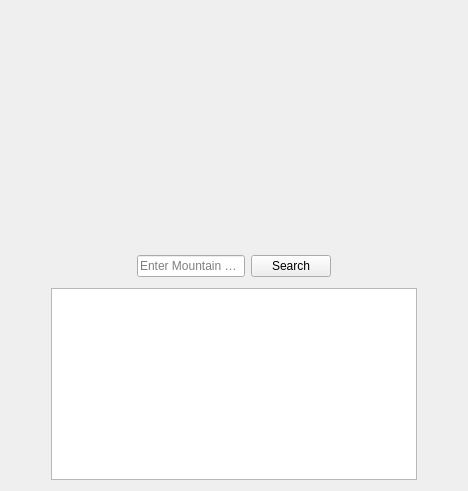
      <widget class="QWidget" name="mountain_search">
       <layout class="QGridLayout" name="gridLayout_8">
        <item row="3" column="1" colspan="4">
         <widget class="QTableWidget" name="tableWidget_3">
          <property name="enabled">
           <bool>true</bool>
          </property>
         </widget>
        </item>
        <item row="3" column="0">
         <spacer name="horizontalSpacer_23">
          <property name="orientation">
           <enum>Qt::Horizontal</enum>
          </property>
          <property name="sizeType">
           <enum>QSizePolicy::Expanding</enum>
          </property>
          <property name="sizeHint" stdset="0">
           <size>
            <width>40</width>
            <height>20</height>
           </size>
          </property>
         </spacer>
        </item>
        <item row="1" column="4">
         <spacer name="horizontalSpacer_22">
          <property name="orientation">
           <enum>Qt::Horizontal</enum>
          </property>
          <property name="sizeHint" stdset="0">
           <size>
            <width>80</width>
            <height>20</height>
           </size>
          </property>
         </spacer>
        </item>
        <item row="3" column="5">
         <spacer name="horizontalSpacer_25">
          <property name="orientation">
           <enum>Qt::Horizontal</enum>
          </property>
          <property name="sizeType">
           <enum>QSizePolicy::Expanding</enum>
          </property>
          <property name="sizeHint" stdset="0">
           <size>
            <width>40</width>
            <height>20</height>
           </size>
          </property>
         </spacer>
        </item>
        <item row="1" column="3">
         <widget class="QPushButton" name="pushButton_22">
          <property name="text">
           <string>Search</string>
          </property>
         </widget>
        </item>
        <item row="1" column="2">
         <widget class="QLineEdit" name="lineEdit_8">
          <property name="text">
           <string/>
          </property>
          <property name="placeholderText">
           <string>Enter Mountain Name</string>
          </property>
         </widget>
        </item>
        <item row="0" column="2">
         <spacer name="verticalSpacer_11">
          <property name="orientation">
           <enum>Qt::Vertical</enum>
          </property>
          <property name="sizeHint" stdset="0">
           <size>
            <width>20</width>
            <height>244</height>
           </size>
          </property>
         </spacer>
        </item>
        <item row="1" column="1">
         <spacer name="horizontalSpacer_24">
          <property name="orientation">
           <enum>Qt::Horizontal</enum>
          </property>
          <property name="sizeHint" stdset="0">
           <size>
            <width>80</width>
            <height>20</height>
           </size>
          </property>
         </spacer>
        </item>
        <item row="2" column="2" colspan="2">
         <spacer name="verticalSpacer_17">
          <property name="orientation">
           <enum>Qt::Vertical</enum>
          </property>
          <property name="sizeType">
           <enum>QSizePolicy::Preferred</enum>
          </property>
          <property name="sizeHint" stdset="0">
           <size>
            <width>20</width>
            <height>5</height>
           </size>
          </property>
         </spacer>
        </item>
       </layout>
      </widget>
